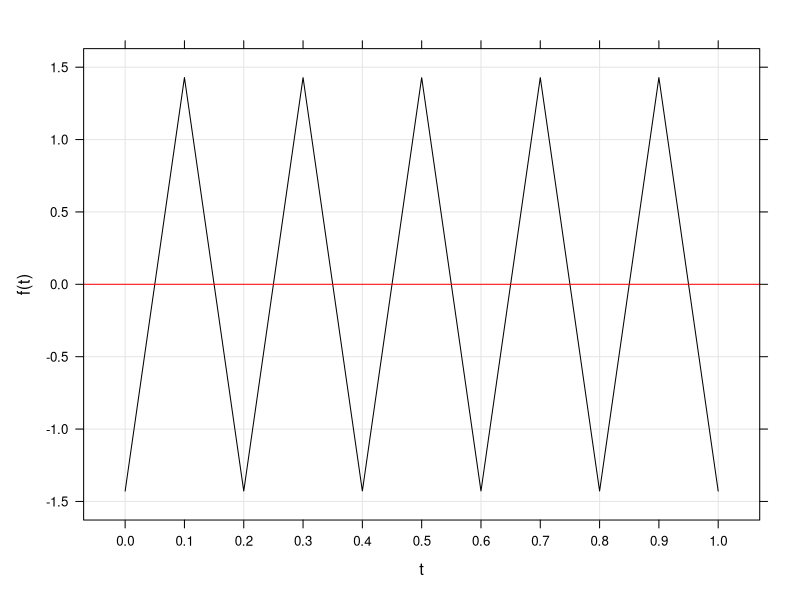
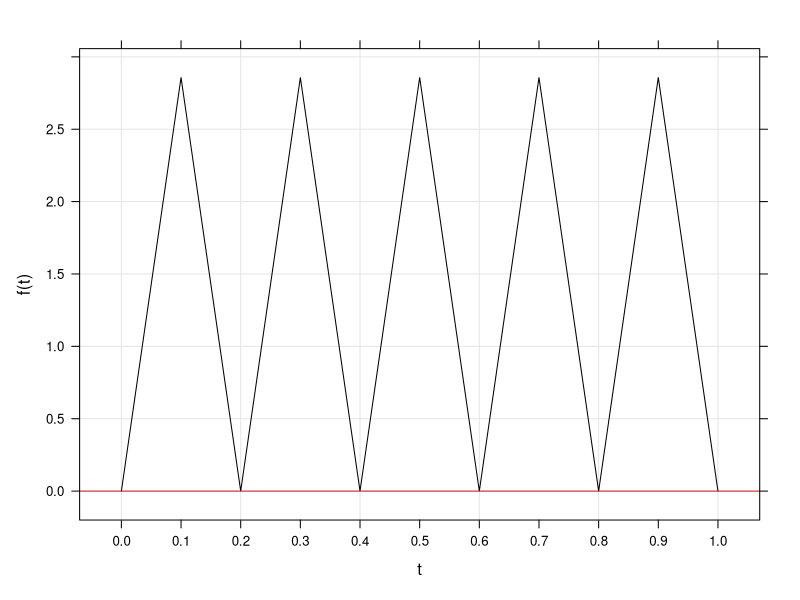
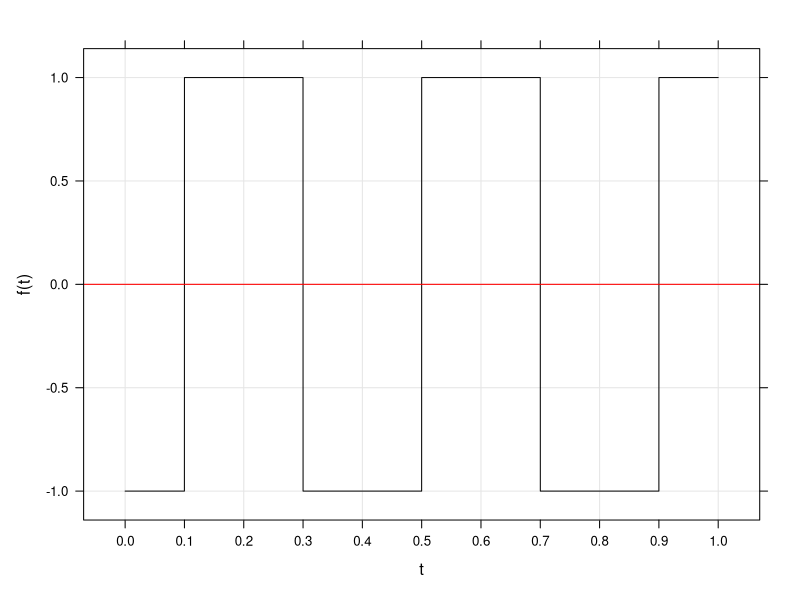
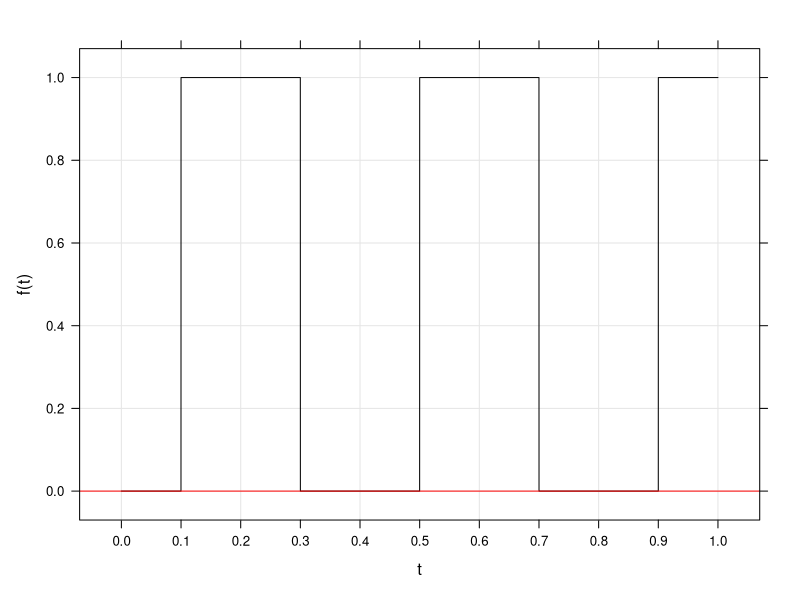

Generate these figures, in order, with R:
library(lattice)

fref <- 1
x <- seq(0,1/fref,l=10000)

mf <- 10

f <- mf*fref
T <- 1/f;
ma <- 0.7
Vt <- 1/ma*(4*abs(x/(2*T)-floor(x/(2*T)+.5))-1)

trellis.device(pdf, file = "triangular_periodica.pdf")
xyplot(Vt ~ x, type = 'l',
       xlab = "t", ylab = "f(t)",
       grid = TRUE,
       col.line = "black",
       scales=list(
           x = list(
               at = seq(0,1,.1)
           )),
       panel = function(x, y, ...)
       {
           panel.xyplot(x, y, ...)
           panel.abline(h = 0, col.line = "red")
       })
dev.off()

Vt0 <- Vt - min(Vt)

trellis.device(pdf, file = "triangular0_periodica.pdf")
xyplot(Vt0 ~ x, type = 'l',
       xlab = "t", ylab = "f(t)",
       grid = TRUE,
       col.line = "black",
       scales=list(
           x = list(
               at = seq(0,1,.1)
           )),
       panel = function(x, y, ...)
       {
           panel.xyplot(x, y, ...)
           panel.abline(h = 0, col.line = "red")
       })
dev.off()

fc <- 5*fref
Tc <- 1/fc;
Vc <- 4*abs(x/(2*Tc)-floor(x/(2*Tc)+.5))-1
Cuadrada <- (Vc>0)-(Vc<0);

trellis.device(pdf, file = "cuadrada_periodica.pdf")
xyplot(Cuadrada ~ x, type = 'l',
       xlab = "t", ylab = "f(t)",
       grid = TRUE,
       scales=list(
           x = list(
               at = seq(0,1,.1)
           )),
       col.line = "black",
       panel = function(x, y, ...)
       {
           panel.xyplot(x, y, ...)
           panel.abline(h = 0, col.line = "red")
       })
dev.off()

Cuadrada0 <- (Cuadrada + 1)/2

trellis.device(pdf, file = "cuadrada0_periodica.pdf")
xyplot(Cuadrada0 ~ x, type = 'l',
       xlab = "t", ylab = "f(t)",
       col.line = "black",
       grid = TRUE,
       scales=list(
           x = list(
               at = seq(0,1,.1)
              )),
       panel = function(x, y, ...)
       {
           panel.xyplot(x, y, ...)
           panel.abline(h = 0, col.line = "red")
       })
dev.off()







